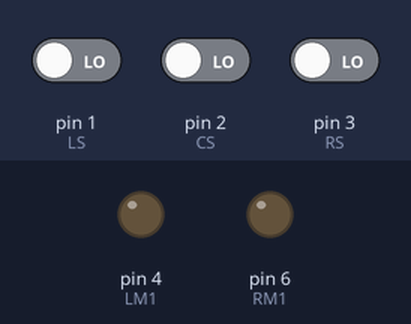
Bench run of a sketch on a simulated Arduino Uno, built with avr-gcc and run on an emulated ATmega328P. On the bench: output pins drawn as LEDs (lit = HIGH). The inputs (shaded band) are chosen by the test bench; at power-on: pin 1 (LS) LOW, pin 2 (CS) LOW, pin 3 (RS) LOW.

Above: at 1.2 s.
1.3 s: pin 1 (LS) driven HIGH and pin 2 (CS) driven HIGH
At 2.5 s:
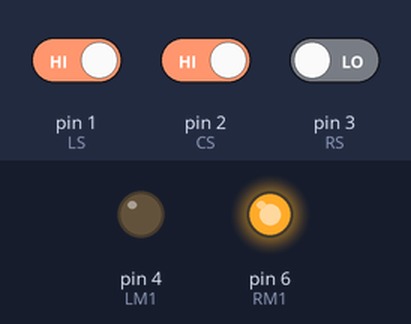
2.8 s: pin 3 (RS) driven HIGH
At 3.7 s:
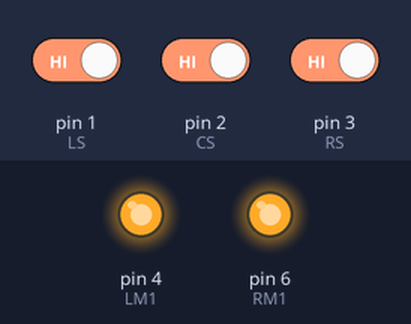
4.3 s: pin 1 (LS) driven LOW
At 4.9 s:
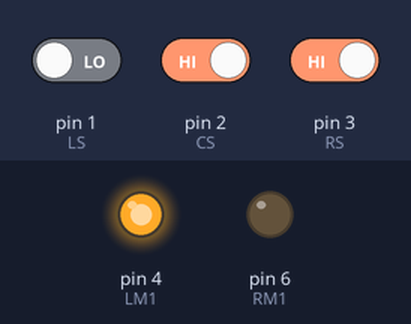
5.8 s: pin 1 (LS) driven HIGH
At 7.0 s:
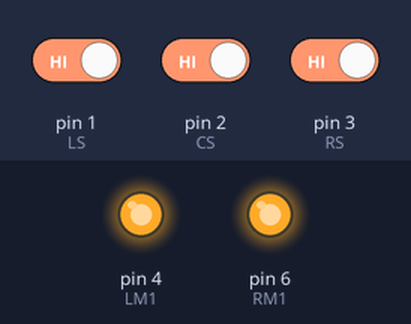
7.3 s: pin 3 (RS) driven LOW
At 8.3 s:
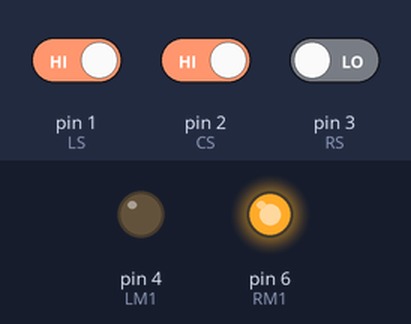
Timing chart, 0 to 9.8 s (numbered marks = the images above; inputs shaded):
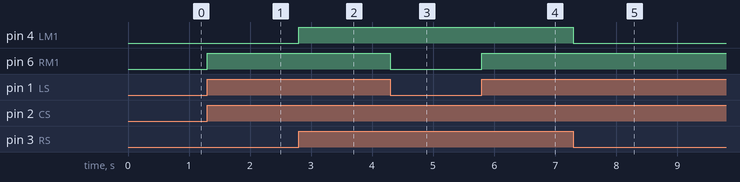

Measured:
- after the input at 1.3 s, pin 6 (RM1): LOW → HIGH at once
- after the input at 2.8 s, pin 4 (LM1): LOW → HIGH at once
- after the input at 4.3 s, pin 6 (RM1): HIGH → LOW at once
- after the input at 5.8 s, pin 6 (RM1): LOW → HIGH at once
- after the input at 7.3 s, pin 4 (LM1): HIGH → LOW at once

The sketch:

linetracer_2_D.ino
```cpp
//6++++++/*------ Program for Line Follower Robot using Arduino----- */
/*-------definning Inputs------*/
#define LS 1      // central sensor
#define CS 2      // left sensor
#define RS 3      // right sensor

/*-------definning Outputs------*/
#define LM1 4       // left motor
#define LM2 5       // left motor
#define RM1 6       // right motor
#define RM2 7       // right motor

void setup()
{
  pinMode(CS, INPUT);
  pinMode(LS, INPUT);
  pinMode(RS, INPUT);
  pinMode(LM1, OUTPUT);
  pinMode(RM1, OUTPUT);
  /*digitalWrite(8, HIGH);
  digitalWrite(9, HIGH);
  digitalWrite(10, HIGH);
  digitalWrite(11, HIGH);*/
}

void loop()
{
  if(digitalRead(LS) && digitalRead(RS))     // Move Forward
  {
    digitalWrite(LM1, HIGH); //pwmL non zero
    digitalWrite(RM1, HIGH); //pwmR non zero
  }

  if((!(digitalRead(LS)) && digitalRead(RS))&& digitalRead(CS))     // Turn right
  {
    digitalWrite(LM1, HIGH); //pwmL non zero
    digitalWrite(RM1, LOW); //pwmR zero
  }

  if((!(digitalRead(RS)) && digitalRead(LS))&&digitalRead(CS))   // turn left
  {
    digitalWrite(LM1, LOW);   //pwmL zero
    digitalWrite(RM1, HIGH);  //pwmR non zero
  }

  if((!(digitalRead(LS)) && (!(digitalRead(RS)))&&(!(digitalRead(CS)))))     // stop
  {
    digitalWrite(LM1, LOW);  //pwmL zero
    digitalWrite(RM1, LOW);  //pwmL zero
  }

  if ((digitalRead(LS)&&digitalRead(CS))&&digitalRead(RS))           // ALL HIGH, TURN LEFT
  {
    digitalWrite(LM1, HIGH); //pwmL zero
    digitalWrite(RM1, HIGH); //pwmL zero
  }
}
```
